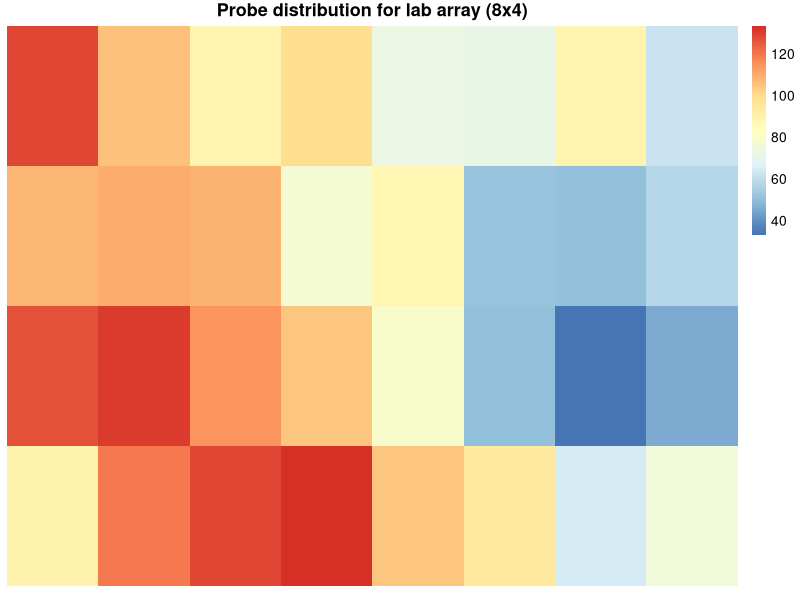

Source code (R):
# This file contains the script to perform an extra analysis  
# to compare field observations to a lab result in the article
# "Exploration-exploitation learning in foraging hummingbirds is driven by cumulative experience and energetic costs"
# by Courtney Donkersteeg and Roslyn Dakin

# For questions, please contact Courtney Donkersteeg (courtneydonkersteeg@cmail.carleton.ca)

library(stringr)
library(lubridate)
library(dplyr)
library(pheatmap)

# First, get the data...
data <- read.csv('fieldforagingsessions_data.csv', stringsAsFactors=F)
head(data)
str(data)
nrow(data) 

# Filter for the 8x4 array with the random condition
# This indicates the size of the flower array used and the nectar configuration
# The array was 1/4 rewarded with positions changing each day
data <- data %>% filter(array_size == '8x4')
data <- data %>% filter(distribution == 'random')

# Distribution of flower IDs for comparison with lab data
# which is the distribution of visits across the array space
#### FIGURE A3
data$flowerID <- as.numeric(data$flowerID)
mapvalues <- NA
for(i in 1:32){
  mapvalues[i] <- list(length(which(data$flowerID == i)))
}
map <- matrix(as.numeric(mapvalues), byrow = TRUE, nrow = 4, ncol = 8)           
colnames(map) <- paste0(1:8)                             
rownames(map) <- paste0(1:4) 
pheatmap(map, cluster_rows = FALSE, cluster_cols = FALSE, border_color = FALSE, legend = TRUE, labels_row = "", labels_col = "", main = "Probe distribution for lab array (8x4)")


















